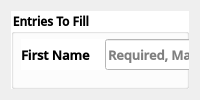
       <widget class="QWidget" name="EmployeeData_Window">
        <attribute name="title">
         <string>Employee Ref.</string>
        </attribute>
        <layout class="QVBoxLayout" name="verticalLayout_4">
         <item>
          <widget class="QGroupBox" name="groupBox_4">
           <property name="sizePolicy">
            <sizepolicy hsizetype="Preferred" vsizetype="Preferred">
             <horstretch>0</horstretch>
             <verstretch>0</verstretch>
            </sizepolicy>
           </property>
           <property name="font">
            <font>
             <family>Open Sans SemiBold</family>
             <weight>75</weight>
             <bold>true</bold>
            </font>
           </property>
           <property name="styleSheet">
            <string notr="true">background-color: rgb(255,255,255);</string>
           </property>
           <property name="title">
            <string>Entries To Fill</string>
           </property>
           <widget class="QGroupBox" name="groupBox_5">
            <property name="geometry">
             <rect>
              <x>10</x>
              <y>380</y>
              <width>751</width>
              <height>181</height>
             </rect>
            </property>
            <property name="sizePolicy">
             <sizepolicy hsizetype="MinimumExpanding" vsizetype="Ignored">
              <horstretch>0</horstretch>
              <verstretch>0</verstretch>
             </sizepolicy>
            </property>
            <property name="font">
             <font>
              <family>Open Sans SemiBold</family>
              <weight>75</weight>
              <bold>true</bold>
             </font>
            </property>
            <property name="styleSheet">
             <string notr="true"/>
            </property>
            <property name="title">
             <string>Pre-requisites For Modifying / Adding Data</string>
            </property>
            <widget class="QGroupBox" name="groupBox_6">
             <property name="geometry">
              <rect>
               <x>10</x>
               <y>20</y>
               <width>361</width>
               <height>151</height>
              </rect>
             </property>
             <property name="font">
              <font>
               <family>Open Sans SemiBold</family>
               <weight>75</weight>
               <bold>true</bold>
              </font>
             </property>
             <property name="styleSheet">
              <string notr="true"/>
             </property>
             <property name="title">
              <string>For Adding / Inserting Data</string>
             </property>
             <widget class="QLabel" name="label_19">
              <property name="geometry">
               <rect>
                <x>20</x>
                <y>30</y>
                <width>251</width>
                <height>16</height>
               </rect>
              </property>
              <property name="font">
               <font>
                <family>Open Sans SemiBold</family>
                <weight>75</weight>
                <bold>true</bold>
               </font>
              </property>
              <property name="text">
               <string>- All Fields Are Required.</string>
              </property>
             </widget>
             <widget class="QLabel" name="label_20">
              <property name="geometry">
               <rect>
                <x>20</x>
                <y>60</y>
                <width>251</width>
                <height>16</height>
               </rect>
              </property>
              <property name="font">
               <font>
                <family>Open Sans SemiBold</family>
                <weight>75</weight>
                <bold>true</bold>
               </font>
              </property>
              <property name="text">
               <string>- Passwords Must Match.</string>
              </property>
             </widget>
            </widget>
            <widget class="QGroupBox" name="groupBox_7">
             <property name="geometry">
              <rect>
               <x>380</x>
               <y>20</y>
               <width>361</width>
               <height>151</height>
              </rect>
             </property>
             <property name="font">
              <font>
               <family>Open Sans SemiBold</family>
               <weight>75</weight>
               <bold>true</bold>
              </font>
             </property>
             <property name="title">
              <string>For Editing / Modifying Data</string>
             </property>
             <widget class="QLabel" name="label_26">
              <property name="geometry">
               <rect>
                <x>20</x>
                <y>30</y>
                <width>331</width>
                <height>31</height>
               </rect>
              </property>
              <property name="font">
               <font>
                <family>Open Sans SemiBold</family>
                <weight>75</weight>
                <bold>true</bold>
               </font>
              </property>
              <property name="text">
               <string>- Fields That Don't Require Changes Must 
Kept The Data Intact.</string>
              </property>
             </widget>
             <widget class="QLabel" name="label_25">
              <property name="geometry">
               <rect>
                <x>20</x>
                <y>80</y>
                <width>341</width>
                <height>41</height>
               </rect>
              </property>
              <property name="font">
               <font>
                <family>Open Sans SemiBold</family>
                <weight>75</weight>
                <bold>true</bold>
               </font>
              </property>
              <property name="text">
               <string>- Password Must Be Entered without 
Filling Confirm Password to Apply Changes.</string>
              </property>
             </widget>
            </widget>
           </widget>
           <widget class="QWidget" name="layoutWidget">
            <property name="geometry">
             <rect>
              <x>10</x>
              <y>28</y>
              <width>751</width>
              <height>31</height>
             </rect>
            </property>
            <property name="font">
             <font>
              <family>Open Sans SemiBold</family>
              <weight>75</weight>
              <bold>true</bold>
             </font>
            </property>
            <layout class="QHBoxLayout" name="horizontalLayout_6">
             <property name="spacing">
              <number>15</number>
             </property>
             <item>
              <widget class="QLabel" name="label_8">
               <property name="sizePolicy">
                <sizepolicy hsizetype="Fixed" vsizetype="Preferred">
                 <horstretch>0</horstretch>
                 <verstretch>0</verstretch>
                </sizepolicy>
               </property>
               <property name="font">
                <font>
                 <family>Open Sans SemiBold</family>
                 <pointsize>10</pointsize>
                 <weight>75</weight>
                 <bold>true</bold>
                </font>
               </property>
               <property name="text">
                <string>First Name</string>
               </property>
              </widget>
             </item>
             <item>
              <widget class="QLineEdit" name="EmpEntry_FN">
               <property name="sizePolicy">
                <sizepolicy hsizetype="MinimumExpanding" vsizetype="Ignored">
                 <horstretch>0</horstretch>
                 <verstretch>0</verstretch>
                </sizepolicy>
               </property>
               <property name="font">
                <font>
                 <family>Open Sans SemiBold</family>
                 <pointsize>10</pointsize>
                 <weight>75</weight>
                 <bold>true</bold>
                </font>
               </property>
               <property name="styleSheet">
                <string notr="true">background-color: rgb(255,255,255);</string>
               </property>
               <property name="maxLength">
                <number>45</number>
               </property>
               <property name="placeholderText">
                <string>Required, Max of 45 Letters</string>
               </property>
               <property name="clearButtonEnabled">
                <bool>true</bool>
               </property>
              </widget>
             </item>
             <item>
              <widget class="QLabel" name="label_9">
               <property name="sizePolicy">
                <sizepolicy hsizetype="Fixed" vsizetype="Preferred">
                 <horstretch>0</horstretch>
                 <verstretch>0</verstretch>
                </sizepolicy>
               </property>
               <property name="font">
                <font>
                 <family>Open Sans SemiBold</family>
                 <pointsize>10</pointsize>
                 <weight>75</weight>
                 <bold>true</bold>
                </font>
               </property>
               <property name="text">
                <string>Last Name</string>
               </property>
              </widget>
             </item>
             <item>
              <widget class="QLineEdit" name="EmpEntry_LN">
               <property name="sizePolicy">
                <sizepolicy hsizetype="MinimumExpanding" vsizetype="Ignored">
                 <horstretch>0</horstretch>
                 <verstretch>0</verstretch>
                </sizepolicy>
               </property>
               <property name="font">
                <font>
                 <family>Open Sans SemiBold</family>
                 <pointsize>10</pointsize>
                 <weight>75</weight>
                 <bold>true</bold>
                </font>
               </property>
               <property name="styleSheet">
                <string notr="true">background-color: rgb(255,255,255);
color: rgb(0,0,0);</string>
               </property>
               <property name="maxLength">
                <number>45</number>
               </property>
               <property name="placeholderText">
                <string>Required, Max of 45 Letters</string>
               </property>
               <property name="clearButtonEnabled">
                <bool>true</bool>
               </property>
              </widget>
             </item>
            </layout>
           </widget>
           <widget class="QWidget" name="layoutWidget">
            <property name="geometry">
             <rect>
              <x>10</x>
              <y>80</y>
              <width>751</width>
              <height>31</height>
             </rect>
            </property>
            <property name="font">
             <font>
              <family>Open Sans SemiBold</family>
              <weight>75</weight>
              <bold>true</bold>
             </font>
            </property>
            <layout class="QHBoxLayout" name="horizontalLayout_7">
             <property name="spacing">
              <number>15</number>
             </property>
             <item>
              <widget class="QLabel" name="label_10">
               <property name="sizePolicy">
                <sizepolicy hsizetype="Fixed" vsizetype="Preferred">
                 <horstretch>0</horstretch>
                 <verstretch>0</verstretch>
                </sizepolicy>
               </property>
               <property name="font">
                <font>
                 <family>Open Sans SemiBold</family>
                 <pointsize>10</pointsize>
                 <weight>75</weight>
                 <bold>true</bold>
                </font>
               </property>
               <property name="text">
                <string>Position Code</string>
               </property>
              </widget>
             </item>
             <item>
              <widget class="QComboBox" name="EmpEntry_PC">
               <property name="sizePolicy">
                <sizepolicy hsizetype="MinimumExpanding" vsizetype="Ignored">
                 <horstretch>0</horstretch>
                 <verstretch>0</verstretch>
                </sizepolicy>
               </property>
               <property name="font">
                <font>
                 <family>Open Sans SemiBold</family>
                 <weight>75</weight>
                 <bold>true</bold>
                </font>
               </property>
               <property name="styleSheet">
                <string notr="true"/>
               </property>
              </widget>
             </item>
             <item>
              <widget class="QLabel" name="label_11">
               <property name="sizePolicy">
                <sizepolicy hsizetype="Fixed" vsizetype="Preferred">
                 <horstretch>0</horstretch>
                 <verstretch>0</verstretch>
                </sizepolicy>
               </property>
               <property name="font">
                <font>
                 <family>Open Sans SemiBold</family>
                 <pointsize>10</pointsize>
                 <weight>75</weight>
                 <bold>true</bold>
                </font>
               </property>
               <property name="text">
                <string>Date of Birth</string>
               </property>
              </widget>
             </item>
             <item>
              <widget class="QDateEdit" name="EmpEntry_DOB">
               <property name="sizePolicy">
                <sizepolicy hsizetype="MinimumExpanding" vsizetype="Ignored">
                 <horstretch>0</horstretch>
                 <verstretch>0</verstretch>
                </sizepolicy>
               </property>
               <property name="font">
                <font>
                 <family>Open Sans SemiBold</family>
                 <weight>75</weight>
                 <bold>true</bold>
                </font>
               </property>
               <property name="styleSheet">
                <string notr="true"/>
               </property>
               <property name="alignment">
                <set>Qt::AlignCenter</set>
               </property>
               <property name="calendarPopup">
                <bool>true</bool>
               </property>
              </widget>
             </item>
            </layout>
           </widget>
           <widget class="QWidget" name="layoutWidget">
            <property name="geometry">
             <rect>
              <x>10</x>
              <y>130</y>
              <width>751</width>
              <height>31</height>
             </rect>
            </property>
            <property name="font">
             <font>
              <family>Open Sans SemiBold</family>
              <weight>75</weight>
              <bold>true</bold>
             </font>
            </property>
            <layout class="QHBoxLayout" name="horizontalLayout_8">
             <property name="spacing">
              <number>15</number>
             </property>
             <item>
              <widget class="QLabel" name="label_12">
               <property name="sizePolicy">
                <sizepolicy hsizetype="Fixed" vsizetype="Preferred">
                 <horstretch>0</horstretch>
                 <verstretch>0</verstretch>
                </sizepolicy>
               </property>
               <property name="font">
                <font>
                 <family>Open Sans SemiBold</family>
                 <pointsize>10</pointsize>
                 <weight>75</weight>
                 <bold>true</bold>
                </font>
               </property>
               <property name="text">
                <string>Address</string>
               </property>
              </widget>
             </item>
             <item>
              <widget class="QLineEdit" name="EmpEntry_Adrs">
               <property name="sizePolicy">
                <sizepolicy hsizetype="Preferred" vsizetype="Ignored">
                 <horstretch>0</horstretch>
                 <verstretch>0</verstretch>
                </sizepolicy>
               </property>
               <property name="font">
                <font>
                 <family>Open Sans SemiBold</family>
                 <pointsize>10</pointsize>
                 <weight>75</weight>
                 <bold>true</bold>
                </font>
               </property>
               <property name="styleSheet">
                <string notr="true">background-color: rgb(255,255,255);
color: rgb(0,0,0);</string>
               </property>
               <property name="maxLength">
                <number>300</number>
               </property>
               <property name="placeholderText">
                <string>Required, Max: 300 Characters</string>
               </property>
               <property name="clearButtonEnabled">
                <bool>true</bool>
               </property>
              </widget>
             </item>
            </layout>
           </widget>
           <widget class="QWidget" name="layoutWidget">
            <property name="geometry">
             <rect>
              <x>10</x>
              <y>180</y>
              <width>751</width>
              <height>31</height>
             </rect>
            </property>
            <property name="font">
             <font>
              <family>Open Sans SemiBold</family>
              <weight>75</weight>
              <bold>true</bold>
             </font>
            </property>
            <layout class="QHBoxLayout" name="horizontalLayout_11">
             <property name="spacing">
              <number>15</number>
             </property>
             <item>
              <widget class="QLabel" name="label_17">
               <property name="sizePolicy">
                <sizepolicy hsizetype="Fixed" vsizetype="Preferred">
                 <horstretch>0</horstretch>
                 <verstretch>0</verstretch>
                </sizepolicy>
               </property>
               <property name="font">
                <font>
                 <family>Open Sans SemiBold</family>
                 <pointsize>10</pointsize>
                 <weight>75</weight>
                 <bold>true</bold>
                </font>
               </property>
               <property name="text">
                <string>SSS</string>
               </property>
              </widget>
             </item>
             <item>
              <widget class="QLineEdit" name="EmpEntry_SSS">
               <property name="sizePolicy">
                <sizepolicy hsizetype="MinimumExpanding" vsizetype="Ignored">
                 <horstretch>0</horstretch>
                 <verstretch>0</verstretch>
                </sizepolicy>
               </property>
               <property name="font">
                <font>
                 <family>Open Sans SemiBold</family>
                 <pointsize>10</pointsize>
                 <weight>75</weight>
                 <bold>true</bold>
                </font>
               </property>
               <property name="styleSheet">
                <string notr="true">background-color: rgb(255,255,255);
color: rgb(0,0,0);</string>
               </property>
               <property name="maxLength">
                <number>10</number>
               </property>
               <property name="placeholderText">
                <string>Required, Must Be 10 Numbers</string>
               </property>
               <property name="clearButtonEnabled">
                <bool>true</bool>
               </property>
              </widget>
             </item>
             <item>
              <widget class="QLabel" name="label_18">
               <property name="sizePolicy">
                <sizepolicy hsizetype="Fixed" vsizetype="Preferred">
                 <horstretch>0</horstretch>
                 <verstretch>0</verstretch>
                </sizepolicy>
               </property>
               <property name="font">
                <font>
                 <family>Open Sans SemiBold</family>
                 <pointsize>10</pointsize>
                 <weight>75</weight>
                 <bold>true</bold>
                </font>
               </property>
               <property name="text">
                <string>TIN</string>
               </property>
              </widget>
             </item>
             <item>
              <widget class="QLineEdit" name="EmpEntry_TIN">
               <property name="sizePolicy">
                <sizepolicy hsizetype="MinimumExpanding" vsizetype="Ignored">
                 <horstretch>0</horstretch>
                 <verstretch>0</verstretch>
                </sizepolicy>
               </property>
               <property name="font">
                <font>
                 <family>Open Sans SemiBold</family>
                 <pointsize>10</pointsize>
                 <weight>75</weight>
                 <bold>true</bold>
                </font>
               </property>
               <property name="maxLength">
                <number>10</number>
               </property>
               <property name="placeholderText">
                <string>Required, Must Be 10 Numbers</string>
               </property>
               <property name="clearButtonEnabled">
                <bool>true</bool>
               </property>
              </widget>
             </item>
            </layout>
           </widget>
           <widget class="QWidget" name="layoutWidget">
            <property name="geometry">
             <rect>
              <x>10</x>
              <y>230</y>
              <width>751</width>
              <height>31</height>
             </rect>
            </property>
            <property name="font">
             <font>
              <family>Open Sans SemiBold</family>
              <weight>75</weight>
              <bold>true</bold>
             </font>
            </property>
            <layout class="QHBoxLayout" name="horizontalLayout_13">
             <property name="spacing">
              <number>15</number>
             </property>
             <item>
              <widget class="QLabel" name="label_21">
               <property name="sizePolicy">
                <sizepolicy hsizetype="Fixed" vsizetype="Preferred">
                 <horstretch>0</horstretch>
                 <verstretch>0</verstretch>
                </sizepolicy>
               </property>
               <property name="font">
                <font>
                 <family>Open Sans SemiBold</family>
                 <pointsize>10</pointsize>
                 <weight>75</weight>
                 <bold>true</bold>
                </font>
               </property>
               <property name="text">
                <string>PhilHealth</string>
               </property>
              </widget>
             </item>
             <item>
              <widget class="QLineEdit" name="EmpEntry_PH">
               <property name="sizePolicy">
                <sizepolicy hsizetype="Preferred" vsizetype="Ignored">
                 <horstretch>0</horstretch>
                 <verstretch>0</verstretch>
                </sizepolicy>
               </property>
               <property name="font">
                <font>
                 <family>Open Sans SemiBold</family>
                 <pointsize>10</pointsize>
                 <weight>75</weight>
                 <bold>true</bold>
                </font>
               </property>
               <property name="maxLength">
                <number>10</number>
               </property>
               <property name="placeholderText">
                <string>Required, Max: 10 Numbers</string>
               </property>
               <property name="clearButtonEnabled">
                <bool>true</bool>
               </property>
              </widget>
             </item>
            </layout>
           </widget>
           <widget class="QWidget" name="layoutWidget">
            <property name="geometry">
             <rect>
              <x>10</x>
              <y>280</y>
              <width>751</width>
              <height>31</height>
             </rect>
            </property>
            <property name="font">
             <font>
              <family>Open Sans SemiBold</family>
              <weight>75</weight>
              <bold>true</bold>
             </font>
            </property>
            <layout class="QHBoxLayout" name="horizontalLayout_15">
             <property name="spacing">
              <number>15</number>
             </property>
             <item>
              <widget class="QLabel" name="label_22">
               <property name="sizePolicy">
                <sizepolicy hsizetype="Fixed" vsizetype="Preferred">
                 <horstretch>0</horstretch>
                 <verstretch>0</verstretch>
                </sizepolicy>
               </property>
               <property name="font">
                <font>
                 <family>Open Sans SemiBold</family>
                 <pointsize>10</pointsize>
                 <weight>75</weight>
                 <bold>true</bold>
                </font>
               </property>
               <property name="text">
                <string>UserName</string>
               </property>
              </widget>
             </item>
             <item>
              <widget class="QLineEdit" name="EmpEntry_UN">
               <property name="sizePolicy">
                <sizepolicy hsizetype="Preferred" vsizetype="Ignored">
                 <horstretch>0</horstretch>
                 <verstretch>0</verstretch>
                </sizepolicy>
               </property>
               <property name="font">
                <font>
                 <family>Open Sans SemiBold</family>
                 <pointsize>10</pointsize>
                 <weight>75</weight>
                 <bold>true</bold>
                </font>
               </property>
               <property name="maxLength">
                <number>20</number>
               </property>
               <property name="placeholderText">
                <string>Required, Max: 20 Characters</string>
               </property>
               <property name="clearButtonEnabled">
                <bool>true</bool>
               </property>
              </widget>
             </item>
            </layout>
           </widget>
           <widget class="QWidget" name="layoutWidget">
            <property name="geometry">
             <rect>
              <x>10</x>
              <y>330</y>
              <width>751</width>
              <height>31</height>
             </rect>
            </property>
            <property name="font">
             <font>
              <family>Open Sans SemiBold</family>
              <weight>75</weight>
              <bold>true</bold>
             </font>
            </property>
            <layout class="QHBoxLayout" name="horizontalLayout_16">
             <property name="spacing">
              <number>15</number>
             </property>
             <item>
              <widget class="QLabel" name="label_23">
               <property name="sizePolicy">
                <sizepolicy hsizetype="Fixed" vsizetype="Preferred">
                 <horstretch>0</horstretch>
                 <verstretch>0</verstretch>
                </sizepolicy>
               </property>
               <property name="font">
                <font>
                 <family>Open Sans SemiBold</family>
                 <pointsize>10</pointsize>
                 <weight>75</weight>
                 <bold>true</bold>
                </font>
               </property>
               <property name="text">
                <string>Password</string>
               </property>
              </widget>
             </item>
             <item>
              <widget class="QLineEdit" name="EmpEntry_PW">
               <property name="sizePolicy">
                <sizepolicy hsizetype="MinimumExpanding" vsizetype="Ignored">
                 <horstretch>0</horstretch>
                 <verstretch>0</verstretch>
                </sizepolicy>
               </property>
               <property name="font">
                <font>
                 <family>Open Sans SemiBold</family>
                 <pointsize>10</pointsize>
                 <weight>75</weight>
                 <bold>true</bold>
                </font>
               </property>
               <property name="maxLength">
                <number>60</number>
               </property>
               <property name="echoMode">
                <enum>QLineEdit::Password</enum>
               </property>
               <property name="placeholderText">
                <string>Required, Max of 60 Letters</string>
               </property>
               <property name="clearButtonEnabled">
                <bool>true</bool>
               </property>
              </widget>
             </item>
             <item>
              <widget class="QLabel" name="label_24">
               <property name="sizePolicy">
                <sizepolicy hsizetype="Fixed" vsizetype="Preferred">
                 <horstretch>0</horstretch>
                 <verstretch>0</verstretch>
                </sizepolicy>
               </property>
               <property name="font">
                <font>
                 <family>Open Sans SemiBold</family>
                 <pointsize>10</pointsize>
                 <weight>75</weight>
                 <bold>true</bold>
                </font>
               </property>
               <property name="text">
                <string>Confirm Password</string>
               </property>
              </widget>
             </item>
             <item>
              <widget class="QLineEdit" name="EmpEntry_CPW">
               <property name="sizePolicy">
                <sizepolicy hsizetype="MinimumExpanding" vsizetype="Ignored">
                 <horstretch>0</horstretch>
                 <verstretch>0</verstretch>
                </sizepolicy>
               </property>
               <property name="font">
                <font>
                 <family>Open Sans SemiBold</family>
                 <pointsize>10</pointsize>
                 <weight>75</weight>
                 <bold>true</bold>
                </font>
               </property>
               <property name="maxLength">
                <number>60</number>
               </property>
               <property name="echoMode">
                <enum>QLineEdit::Password</enum>
               </property>
               <property name="placeholderText">
                <string>Required, Max of 60 Letters</string>
               </property>
               <property name="clearButtonEnabled">
                <bool>true</bool>
               </property>
              </widget>
             </item>
            </layout>
           </widget>
          </widget>
         </item>
        </layout>
       </widget>
